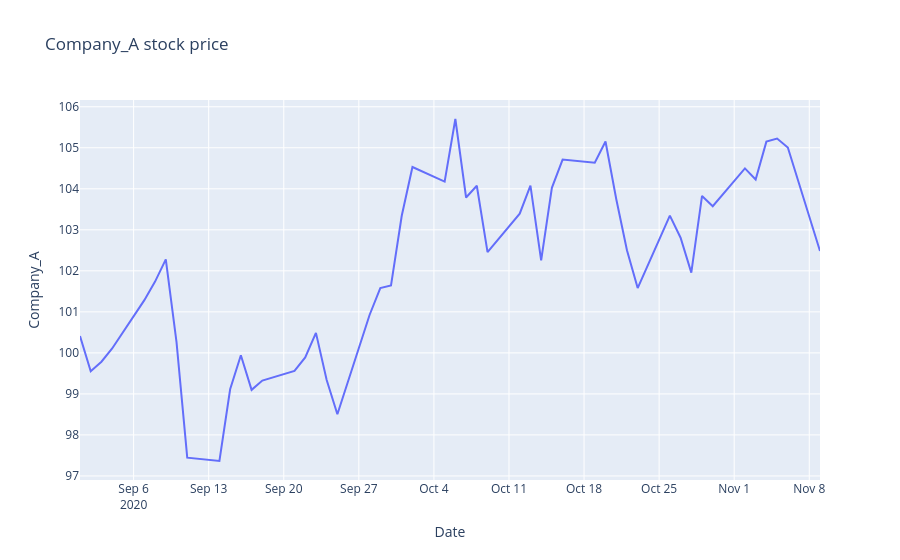

The notebook cell this image was saved under:
### Code cell
fig = go.Figure()
fig.add_trace(go.Scatter(x=df['Date'], y=df['Company_A'])) #"here are some x and y values, decide how to display them." 
fig.update_layout(
    title='Company_A stock price',
    xaxis_title='Date',
    yaxis_title='Company_A'
)

fig.show()
